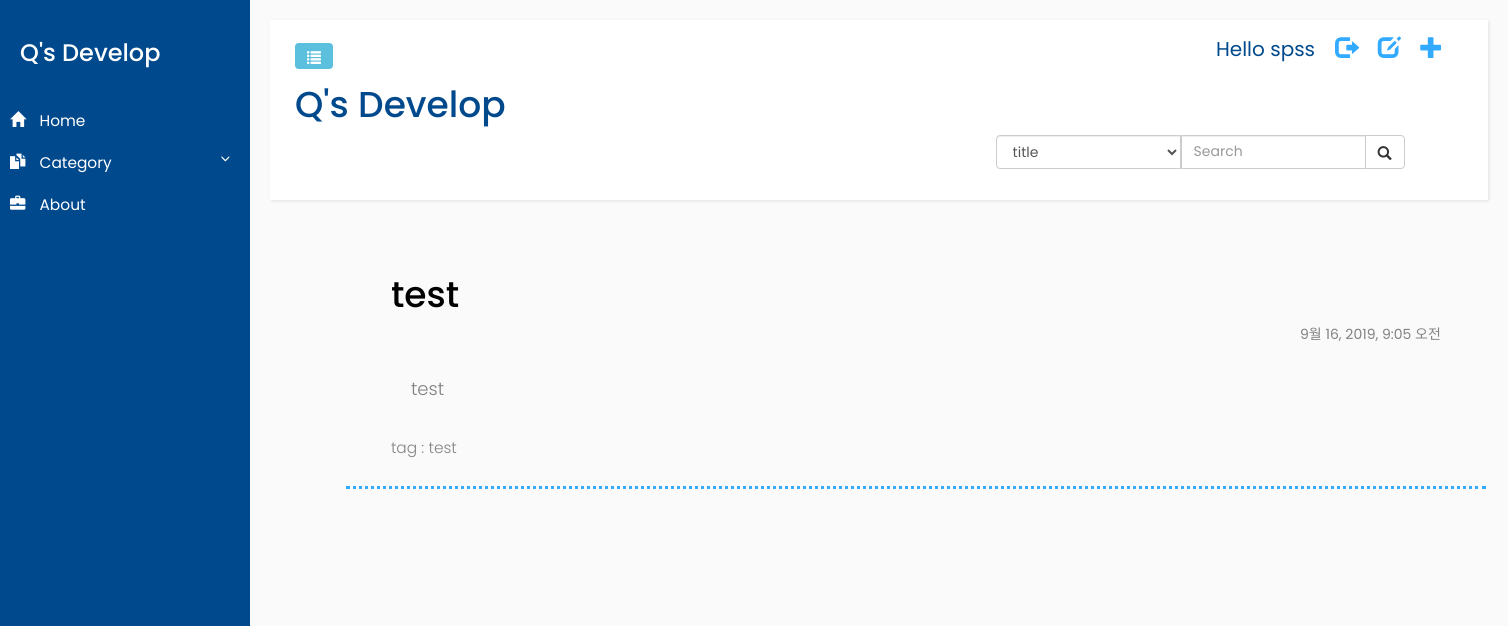
Screenshot of /test (signed in) with the database file from the repository.
### blog/models.py (models this page shows, shortened)
class Post(models.Model):
    author = models.ForeignKey('auth.User',on_delete=models.CASCADE,)
    title = models.CharField(max_length=200)
    text = models.TextField()
    category = models.CharField(max_length=200)
    created_date = models.DateTimeField(default = timezone.now)
    published_date = models.DateTimeField(blank = True, null=True)

### blog/views.py (the view)
# urls.py: path('<str:category>', views.post_category_list, name='post_category_list'),
def post_category_list(request, category):
    posts_for_category = Post.objects.exclude(title__exact='').values('category').order_by('-published_date')
    tmp_posts_for_category = posts_for_category.values('category')
    category_lst = pd.unique(pd.DataFrame.from_records(tmp_posts_for_category)['category'])
    posts = Post.objects.exclude(title__exact='').filter(category = category, published_date__lte = timezone.now()).order_by('-published_date')
    return render(request, 'blog/post_list.html',{
        'posts':posts,
        'posts_for_category':category_lst,
    })

### blog/templates/blog/post_list.html (shortened to what this page needs)
{% extends "blog/base.html" %}
{% load static %}
{% load comm_ui %}
{% block content%}
<link rel="stylesheet" href="{% static 'blog/css/blog_list.css'%}">
    {% for post in posts %}
        <div class ="post card-body px-lg-5 pt-0">
            <a class="post_link" href="{% url 'blog:post_detail' pk=post.pk %}">
                <div><h1>{{ post.title }}</h1> <span id='date'>{{post.published_date}}</span></div>
                <p id='contents'>{{post.text|striptags}}</p>
                <p id='category' >tag : {{post.category}}</p>
            </a>
        </div>
    {% endfor%}
    <div class="lst_paging">
        <nav>
        </nav>
    </div>
{% endblock %}

### blog/templates/blog/base.html (shortened to what this page needs)
{% load static %}
<html>
    <head>
        <link rel="stylesheet" href="https://maxcdn.bootstrapcdn.com/bootstrap/3.3.7/css/bootstrap.min.css">
        <link rel="stylesheet" href="{% static 'blog/css/blog_frame.css'%}">
        <link rel="stylesheet" href="{% static 'blog/css/blog_container.css'%}">
        <link rel="stylesheet" href="{% static 'blog/css/blog_header.css'%}">
    </head>
    <body>
        <div class="wrapper">
            <nav id="sidebar">
                    <div class="sidebar-header">
                        <h3>Q's Develop</h3>
                    </div>
                    <div class="sidebar-ul">
                       <ul class="list-unstyled components">
                            <li>
                                <a href="{% url 'blog:post_list' %}">
                                    <i class="glyphicon glyphicon-home"></i>
                                    Home
                                </a>
                                <a href="#pageSubmenu" data-toggle="collapse" aria-expanded="false">
                                    <i class="glyphicon glyphicon-duplicate"></i>
                                    Category
                                </a>
                            </li>
                            <li>
                                <a href="{% url 'blog:about' %}">
                                    <i class="glyphicon glyphicon-briefcase"></i>
                                    About
                                </a>
                            </li>
                        </ul>
                    </div>
                </nav>
            <div id="content">
                <nav class="navbar navbar-default">
                    <div class="container-fluid">
                        <div class="navbar-header">
                            <button type="button" id="sidebarCollapse" class="btn btn-info navbar-btn">
                                <span class="glyphicon glyphicon-list"></span>
                            </button>
                        </div>
                        {% if user.is_authenticated %}
                        <a href="{% url 'blog:post_new_init' %}" class="top-menu"><span class="glyphicon glyphicon-plus"></span></a>
                        <a href="{% url 'blog:post_draft_list' %}" class="top-menu"><span class="glyphicon glyphicon-edit"></span></a>
                        <a href="{% url 'logout' %}" class="top-menu"><span class="glyphicon glyphicon-log-out"></span></a>
                        <span class="userName">Hello {{ user.username }}</span>
                        {% else %}
                        <a href="{% url 'blog:signin' %}" class="top-menu"><span class="glyphicon glyphicon-log-in"></span></span></a>
                        {% endif %}
                        <h1 id="blog-title"><a href="http://127.0.0.1:8000/">Q's Develop</a></h1>
                        <div class ="search-box">
                            <form class="search-box-form" action="{% url 'blog:post_list' %}" method="get">
                                <div class="input-group">
                                    <select name ='fd_name' class="form-control" >
                                            <option value ='title'>title</option>
                                    </select>
                                    <input type="text" name="item" class="form-control" placeholder="Search">
                                    <div class="input-group-btn">
                                        <button class='btn btn-default' type='submit'>
                                            <i class="glyphicon glyphicon-search"></i>
                                        </button>
                                    </div>
                                </div>
                            </form>
                        </div>
                    </div>
                </nav>
                <div class = "container">
                    <div>
                        {% block content%}
                        {% endblock%}
                    </div>
                </div>
            </div>
        </div>
    </body>
</html>

### blog/static/blog/css/blog_frame.css (style rules this page uses)
body { font-family: 'Poppins', sans-serif; background: #fafafa; }
p { font-family: 'Poppins', sans-serif; font-size: 1.1em; font-weight: 300; line-height: 1.7em; color: #999; }
a, a:hover, a:focus { color: inherit; text-decoration: none; transition: all 0.3s; }
.navbar { padding: 15px 10px; background: #fff; border: none; border-radius: 0; margin-bottom: 40px; box-shadow: 1px 1px 3px rgba(0, 0, 0, 0.1); }
.navbar-btn { box-shadow: none; outline: none !important; border: none; }
i, span { display: inline-block; }
.wrapper { display: flex; align-items: stretch; }
#sidebar { min-width: 250px; max-width: 250px; background: #00498c; color: #fff; transition: all 0.3s; }
#sidebar ul li a { text-align: left; }
#sidebar .sidebar-header { padding: 20px; background: #00498c; position: fixed; padding-right: 0; }
#sidebar .sidebar-ul { position: fixed; width: 250px; top: 80px; }
#sidebar .sidebar-ul ul.components { padding: 20px 0; position: relative; }
#sidebar ul li a { padding: 10px; font-size: 1.1em; display: block; }
#sidebar ul li a i { margin-right: 10px; }
a[data-toggle="collapse"] { position: relative; }
a[aria-expanded="false"]::before, a[aria-expanded="true"]::before { content: '\e259'; display: block; position: absolute; right: 20px; font-family: 'Glyphicons Halflings'; font-size: 0.6em; }
#content { padding: 20px; min-height: 100vh; transition: all 0.3s; }

### blog/static/blog/css/blog_container.css (style rules this page uses)
#content { width: 100%; }
.container { margin-right: auto; margin-left: 5%; }

### blog/static/blog/css/blog_header.css (style rules this page uses)
#blog-title { color: #00498c; size : 100px; margin-top: 50px; }
.top-menu, .top-menu:hover, .top-menu:visited { color: #32AAFF; float: right; font-size: 17pt; margin-right: 20px; }
.userName { float: right; margin-right: 20px; color: #00498c; font-family: inherit; font-size: 20px; }
.input-group { display: inline-flex; float: right; }
.input-group-btn { width: 40px; }
.input-group-btn button { height: 34px; }

### blog/static/blog/css/blog_list.css (style rules this page uses)
.post { position: relative; margin-bottom: 70px; padding:15px; border-color: #32AAFF; border-bottom-style: dotted; }
.post a div { display: inline-block; width: 100%; padding-bottom: 30px; }
.post #date { color: #828282; float: right; padding-right: 30px; }
.post h1 { color: #000000; padding-left: 30px; }
.post #contents { text-align: left; padding-bottom: 20px; padding-left: 50px; color: #808080; font-size: large; }
.post #category { color: #838383; padding-left: 30px; }
.search-box { height:50px; }
.search-box-form { float: right; padding-right: 5%; }
.lst_paging { text-align: center; }

### rows the page displays
Post: title "test", published_date "9월 16, 2019, 9:05 오전", text "test", category "test"

### other values shown
{{ user.username }} "spss"
